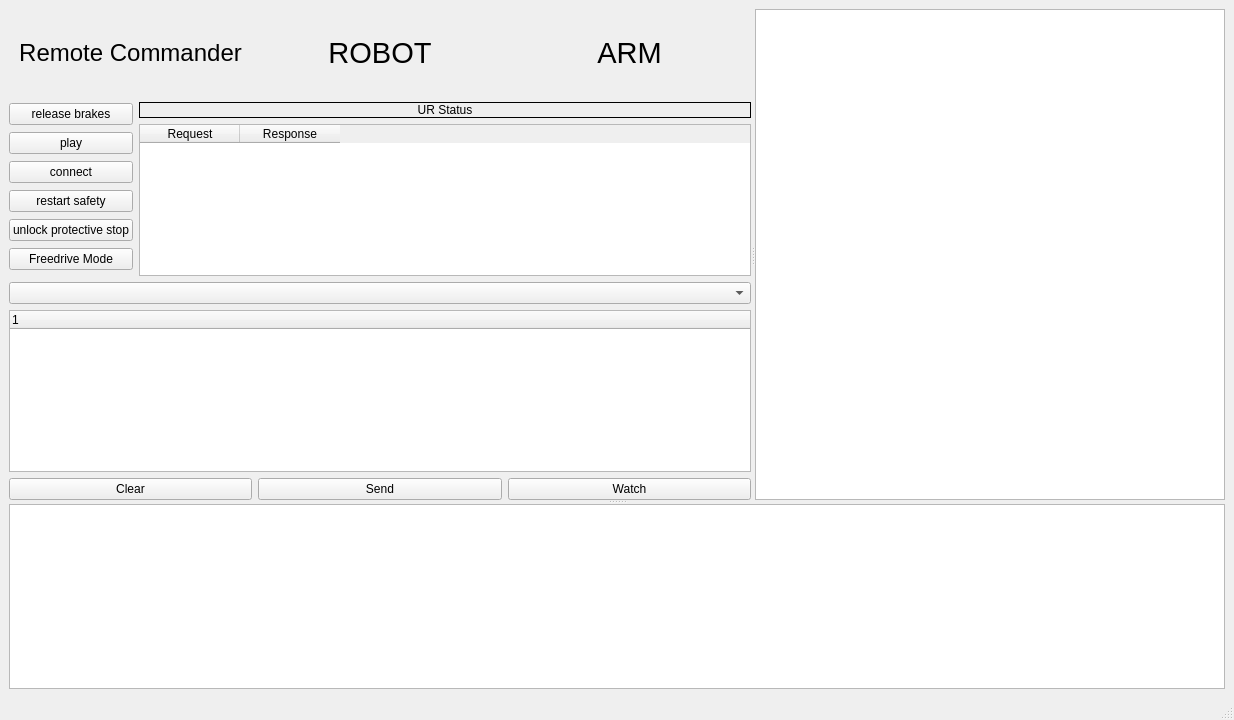
<?xml version='1.0' encoding='utf-8'?>
<ui version="4.0">
 <class>MainWindow</class>
 <widget class="QMainWindow" name="MainWindow">
  <property name="geometry">
   <rect>
    <x>0</x>
    <y>0</y>
    <width>1234</width>
    <height>720</height>
   </rect>
  </property>
  <property name="windowTitle">
   <string>MainWindow</string>
  </property>
  <widget class="QWidget" name="centralwidget">
   <layout class="QGridLayout" name="gridLayout">
    <item row="0" column="0">
     <widget class="QSplitter" name="splitter_2">
      <property name="orientation">
       <enum>Qt::Vertical</enum>
      </property>
      <widget class="QSplitter" name="splitter">
       <property name="orientation">
        <enum>Qt::Horizontal</enum>
       </property>
       <widget class="QWidget" name="layoutWidget">
        <layout class="QVBoxLayout" name="verticalLayout_4" stretch="2,4,5">
         <item>
          <layout class="QHBoxLayout" name="horizontalLayout_3">
           <item>
            <widget class="QLabel" name="label_logo">
             <property name="font">
              <font>
               <pointsize>18</pointsize>
              </font>
             </property>
             <property name="text">
              <string>Remote Commander</string>
             </property>
             <property name="alignment">
              <set>Qt::AlignCenter</set>
             </property>
             <property name="wordWrap">
              <bool>true</bool>
             </property>
            </widget>
           </item>
           <item>
            <widget class="QLabel" name="label_robot">
             <property name="font">
              <font>
               <pointsize>22</pointsize>
              </font>
             </property>
             <property name="text">
              <string>ROBOT</string>
             </property>
             <property name="alignment">
              <set>Qt::AlignCenter</set>
             </property>
            </widget>
           </item>
           <item>
            <widget class="QLabel" name="label_arm">
             <property name="font">
              <font>
               <pointsize>22</pointsize>
              </font>
             </property>
             <property name="text">
              <string>ARM</string>
             </property>
             <property name="alignment">
              <set>Qt::AlignCenter</set>
             </property>
            </widget>
           </item>
          </layout>
         </item>
         <item>
          <layout class="QHBoxLayout" name="horizontalLayout_2">
           <item>
            <layout class="QVBoxLayout" name="verticalLayout_2">
             <item>
              <widget class="QPushButton" name="b_brakeRelease">
               <property name="toolTip">
                <string>&lt;html&gt;&lt;head/&gt;&lt;body&gt;&lt;p&gt;Sends /dashboard_client/release_brakes service request&lt;/p&gt;&lt;p&gt;- Commands the UR to RUNNING robot mode, stepping through intermediate modes from either POWER_OFF or IDLE initial mode&lt;/p&gt;&lt;p&gt;- Type: std_srvs/srv/Trigger&lt;/p&gt;&lt;/body&gt;&lt;/html&gt;</string>
               </property>
               <property name="text">
                <string>release brakes</string>
               </property>
              </widget>
             </item>
             <item>
              <widget class="QPushButton" name="b_play">
               <property name="toolTip">
                <string>&lt;html&gt;&lt;head/&gt;&lt;body&gt;&lt;p&gt;Sends /dashboard_client/play service request&lt;/p&gt;&lt;p&gt;- Starts the loaded program on the UR&lt;/p&gt;&lt;p&gt;- Type: std_srvs/srv/Trigger&lt;/p&gt;&lt;/body&gt;&lt;/html&gt;</string>
               </property>
               <property name="text">
                <string>play</string>
               </property>
              </widget>
             </item>
             <item>
              <widget class="QPushButton" name="b_connect">
               <property name="toolTip">
                <string>&lt;html&gt;&lt;head/&gt;&lt;body&gt;&lt;p&gt;Sends /dashboard_client/connect service request&lt;/p&gt;&lt;p&gt;- Attempts to reconnect to the dashboard server, especially after loss of connection caused by a /dashboard_client/play request&lt;/p&gt;&lt;p&gt;- Type: std_srvs/srv/Trigger&lt;/p&gt;&lt;/body&gt;&lt;/html&gt;</string>
               </property>
               <property name="text">
                <string>connect</string>
               </property>
              </widget>
             </item>
             <item>
              <widget class="QPushButton" name="b_restartSafety">
               <property name="toolTip">
                <string>&lt;html&gt;&lt;head/&gt;&lt;body&gt;&lt;p&gt;Sends /dashboard_client/restart_safety service request&lt;/p&gt;&lt;p&gt;- Restarts the safety mode on the UR, clearning an E-stop or Fault. Physical E-stop must be released before requesting&lt;/p&gt;&lt;p&gt;- Type: std_srvs/srv/Trigger&lt;/p&gt;&lt;/body&gt;&lt;/html&gt;</string>
               </property>
               <property name="text">
                <string>restart safety</string>
               </property>
              </widget>
             </item>
             <item>
              <widget class="QPushButton" name="b_unlockPStop">
               <property name="toolTip">
                <string>&lt;html&gt;&lt;head/&gt;&lt;body&gt;&lt;p&gt;Sends /dashboard_client/unlock_protective_stop service request&lt;/p&gt;&lt;p&gt;- Unlocks the protective stop on the UR. Does nothing if there is not an active protective stop on the UR&lt;/p&gt;&lt;p&gt;- Type: std_srvs/srv/Trigger&lt;/p&gt;&lt;/body&gt;&lt;/html&gt;</string>
               </property>
               <property name="text">
                <string>unlock protective stop</string>
               </property>
              </widget>
             </item>
             <item>
              <widget class="QPushButton" name="b_freedriveToggle">
               <property name="toolTip">
                <string>&lt;html&gt;&lt;head/&gt;&lt;body&gt;&lt;p&gt;Sends ROS2 request to enable/disable freedrive mode&lt;/p&gt;&lt;p&gt;- ros2_control &lt;/p&gt;&lt;p&gt;- to safely swap controllers &lt;/p&gt;&lt;/body&gt;&lt;/html&gt;</string>
               </property>
               <property name="text">
                <string>Freedrive Mode</string>
               </property>
               <property name="checkable">
                <bool>true</bool>
                </property>
              </widget>
             </item>
            </layout>
           </item>
           <item>
            <layout class="QVBoxLayout" name="verticalLayout_3">
             <item>
              <widget class="QLabel" name="label_ur_status">
               <property name="layoutDirection">
                <enum>Qt::LeftToRight</enum>
               </property>
               <property name="frameShape">
                <enum>QFrame::Box</enum>
               </property>
               <property name="frameShadow">
                <enum>QFrame::Plain</enum>
               </property>
               <property name="text">
                <string>UR Status</string>
               </property>
               <property name="alignment">
                <set>Qt::AlignCenter</set>
               </property>
              </widget>
             </item>
             <item>
              <widget class="QTableWidget" name="watchTable">
               <property name="sizePolicy">
                <sizepolicy hsizetype="Expanding" vsizetype="Expanding">
                 <horstretch>0</horstretch>
                 <verstretch>0</verstretch>
                </sizepolicy>
               </property>
               <property name="minimumSize">
                <size>
                 <width>200</width>
                 <height>0</height>
                </size>
               </property>
               <property name="toolTip">
                <string>&lt;html&gt;&lt;head/&gt;&lt;body&gt;&lt;p&gt;Status table&lt;/p&gt;&lt;p&gt;UR status is intermittently polled and displayed here&lt;/p&gt;&lt;/body&gt;&lt;/html&gt;</string>
               </property>
               <property name="verticalScrollBarPolicy">
                <enum>Qt::ScrollBarAsNeeded</enum>
               </property>
               <property name="sizeAdjustPolicy">
                <enum>QAbstractScrollArea::AdjustIgnored</enum>
               </property>
               <property name="editTriggers">
                <set>QAbstractItemView::NoEditTriggers</set>
               </property>
               <property name="selectionMode">
                <enum>QAbstractItemView::NoSelection</enum>
               </property>
               <property name="rowCount">
                <number>0</number>
               </property>
               <property name="columnCount">
                <number>2</number>
               </property>
               <attribute name="horizontalHeaderVisible">
                <bool>true</bool>
               </attribute>
               <attribute name="verticalHeaderVisible">
                <bool>false</bool>
               </attribute>
               <column>
                <property name="text">
                 <string>Request</string>
                </property>
               </column>
               <column>
                <property name="text">
                 <string>Response</string>
                </property>
               </column>
              </widget>
             </item>
            </layout>
           </item>
          </layout>
         </item>
         <item>
          <layout class="QVBoxLayout" name="verticalLayout">
           <item>
            <widget class="QComboBox" name="serviceSelector">
             <property name="toolTip">
              <string>&lt;html&gt;&lt;head/&gt;&lt;body&gt;&lt;p&gt;Service selector.&lt;/p&gt;&lt;p&gt;Use the drop down to select a service. Services that require additional input will be filled out in the service request tree below.&lt;/p&gt;&lt;/body&gt;&lt;/html&gt;</string>
             </property>
            </widget>
           </item>
           <item>
            <widget class="QTreeWidget" name="serviceTree">
             <property name="styleSheet">
              <string notr="true">font: 10pt "Monospace";</string>
             </property>
             <property name="headerHidden">
              <bool>false</bool>
             </property>
             <column>
              <property name="text">
               <string notr="true">1</string>
              </property>
             </column>
            </widget>
           </item>
           <item>
            <layout class="QHBoxLayout" name="horizontalLayout">
             <item>
              <widget class="QPushButton" name="b_clearService">
               <property name="enabled">
                <bool>true</bool>
               </property>
               <property name="toolTip">
                <string>&lt;html&gt;&lt;head/&gt;&lt;body&gt;&lt;p&gt;Clear the selected service message request fields &lt;/p&gt;&lt;/body&gt;&lt;/html&gt;</string>
               </property>
               <property name="whatsThis">
                <string />
               </property>
               <property name="accessibleDescription">
                <string />
               </property>
               <property name="text">
                <string>Clear</string>
               </property>
               <property name="checkable">
                <bool>false</bool>
               </property>
               <property name="checked">
                <bool>false</bool>
               </property>
               <property name="default">
                <bool>false</bool>
               </property>
               <property name="flat">
                <bool>false</bool>
               </property>
              </widget>
             </item>
             <item>
              <widget class="QPushButton" name="b_send">
               <property name="toolTip">
                <string>&lt;html&gt;&lt;head/&gt;&lt;body&gt;&lt;p&gt;Send the selected service request with fields as shown in the service request tree above&lt;/p&gt;&lt;/body&gt;&lt;/html&gt;</string>
               </property>
               <property name="text">
                <string>Send</string>
               </property>
              </widget>
             </item>
             <item>
              <widget class="QPushButton" name="b_watch">
               <property name="toolTip">
                <string>&lt;html&gt;&lt;head/&gt;&lt;body&gt;&lt;p&gt;Add the service request with fields to the status table for automated requesting and display&lt;/p&gt;&lt;p&gt;NOT YET IMPLEMENTED&lt;/p&gt;&lt;/body&gt;&lt;/html&gt;</string>
               </property>
               <property name="text">
                <string>Watch</string>
               </property>
              </widget>
             </item>
            </layout>
           </item>
          </layout>
         </item>
        </layout>
       </widget>
       <widget class="QPlainTextEdit" name="serviceMonitor">
        <property name="sizePolicy">
         <sizepolicy hsizetype="Expanding" vsizetype="Expanding">
          <horstretch>0</horstretch>
          <verstretch>0</verstretch>
         </sizepolicy>
        </property>
        <property name="minimumSize">
         <size>
          <width>200</width>
          <height>0</height>
         </size>
        </property>
        <property name="toolTip">
         <string>&lt;html&gt;&lt;head/&gt;&lt;body&gt;&lt;p&gt;The service monitor. Displays timestamped service requests and responses as they are made or received&lt;/p&gt;&lt;/body&gt;&lt;/html&gt;</string>
        </property>
        <property name="styleSheet">
         <string notr="true">font: 10pt "Monospace";
</string>
        </property>
        <property name="readOnly">
         <bool>true</bool>
        </property>
        <property name="ReadOnly" stdset="0">
         <bool>true</bool>
        </property>
       </widget>
      </widget>
      <widget class="QPlainTextEdit" name="scriptInputText">
       <property name="placeholderText">
        <string></string>
        <sizepolicy hsizetype="Expanding" vsizetype="Expanding">
         <horstretch>0</horstretch>
         <verstretch>0</verstretch>
        </sizepolicy>
       </property>
        <property name="enabled">
         <bool>true</bool>
        </property>
       <property name="minimumSize">
        <size>
         <width>200</width>
         <height>0</height>
        </size>
       </property>
       <property name="toolTip">
        <string>&lt;html&gt;&lt;head/&gt;&lt;body&gt;&lt;p&gt;UR Script sender&lt;/p&gt;&lt;p&gt;ROS Out Monitor&lt;/p&gt;&lt;p&gt;Used to be the ROS Out Monitor&lt;/p&gt;&lt;/body&gt;&lt;/html&gt;</string>
       </property>
       <property name="styleSheet">
        <string notr="true">font: 10pt "Monospace";</string>
       </property>
       <property name="readOnly">
        <bool>true</bool>
       </property>
       <property name="ReadOnly" stdset="0">
        <bool>true</bool>
       </property>
      </widget>
     </widget>
    </item>
   </layout>
  </widget>
  <widget class="QMenuBar" name="menubar">
   <property name="geometry">
    <rect>
     <x>0</x>
     <y>0</y>
     <width>1234</width>
     <height>22</height>
    </rect>
   </property>
  </widget>
  <widget class="QStatusBar" name="statusbar" />
 </widget>
 <resources />
 <connections />
</ui>
